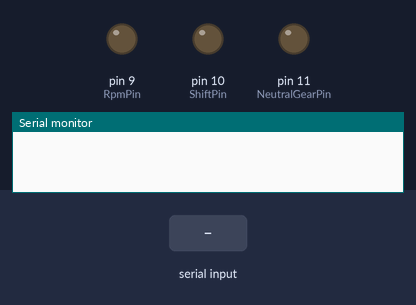
Bench run of a sketch on a simulated Arduino Leonardo, built with avr-gcc and run on an emulated ATmega32U4. Shown: output pins drawn as LEDs (lit = HIGH), the last lines printed to the serial monitor. The inputs (shaded band) are chosen by the test bench.

Above: at 1.2 s.
1.3 s: "90,45,200\n" received over Serial
At 1.9 s:
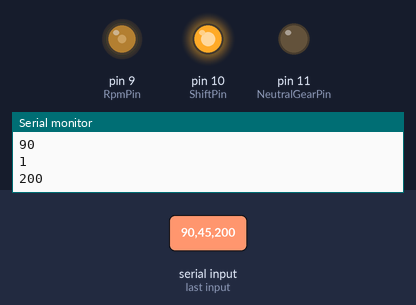
2.8 s: "30,150,10\n" received over Serial
At 4.0 s:
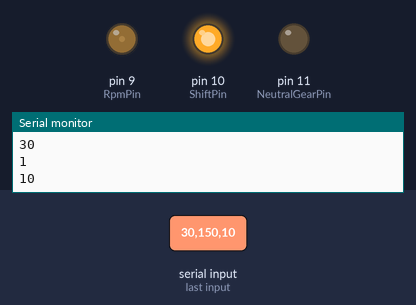
4.3 s: "200\n" received over Serial
At 5.4 s:
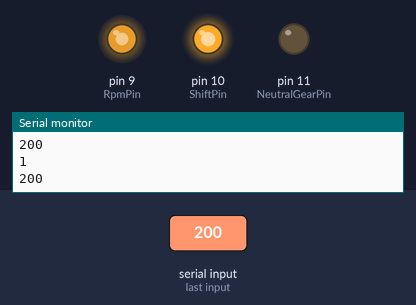
5.8 s: "90,45\n" received over Serial
At 6.5 s:
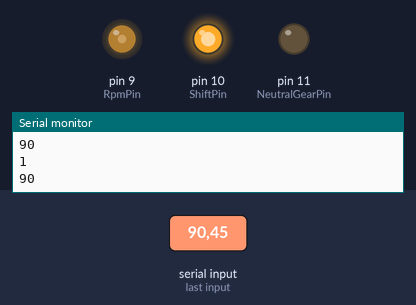
7.3 s: "30,150\n" received over Serial
At 7.6 s:
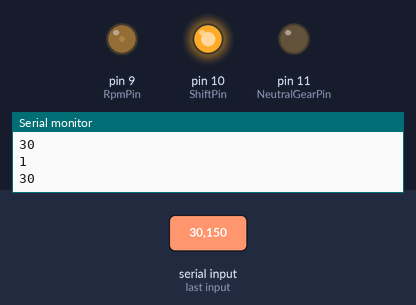
Timing chart, 0 to 9.8 s (numbered marks = the images above; inputs shaded):
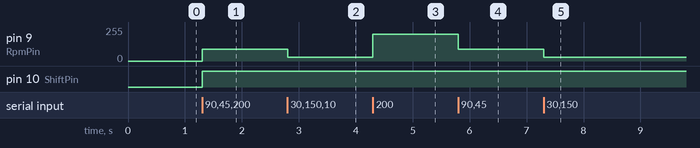

The sketch:

RPMserialInput.ino
```cpp
//  http://bildr.org/2011/03/high-power-control-with-arduino-and-tip120/
// PWM pin connected to base of transistor
const int RpmPin = 9;

// TODO  wire shift light
const int ShiftPin = 10;

// TODO  wire neutral light
const int NeutralGearPin = 11;

// the setup routine runs once when you press reset
void setup()
{
  // pen serial communications and wait for port to open:
  Serial.begin(9600);
  while (!Serial)
  {
    // wait for serial port to connect. Needed for Leonardo only
    NULL;
  }

  // initialize the digital pins as an output.
  pinMode(RpmPin, OUTPUT);
  pinMode(ShiftPin, OUTPUT);
  pinMode(NeutralGearPin, OUTPUT);
}

// the loop routine runs over and over again forever
void loop()
{
  if (Serial.available() > 0)
  {
    ProcessSerial();
  }

  delay(1);
}

// format of string:
//    RPMval,shift,gear
//    [int],[bool],[int]
//
//  RPMval = engine RPM as a value [0, 255]
//            This will be sent directly to the tachometer
//            via the PWM pin.  The host PC is responsible
//            for mapping engine RPM to [0, 255].
//  shift  = true (1) to turn on shift light
//  gear   = current gear [0, 6]
//            0 to turn on neutral light
// eg:
//    180,1,3
void ProcessSerial()
{
  const char Separator = ',';
  const char Terminator = '\n';

  String bikeInfo = Serial.readStringUntil(Terminator);

  int firstSepIdx = bikeInfo.indexOf(Separator);
  int secondSepIdx = bikeInfo.indexOf(Separator, firstSepIdx + 1);

  String rpmStr = bikeInfo.substring(0, firstSepIdx);
  String shiftStr = bikeInfo.substring(firstSepIdx + 1, secondSepIdx);
  String gearStr = bikeInfo.substring(secondSepIdx + 1); // To the end of the string

  int rpm = rpmStr.toInt();
  boolean shift = shiftStr.toInt();
  int gear = gearStr.toInt();

  Serial.println(rpm);
  Serial.println(shift);
  Serial.println(gear);

  analogWrite(RpmPin, rpm);
  digitalWrite(ShiftPin, shift ? HIGH : LOW);
  digitalWrite(NeutralGearPin, !gear ? HIGH : LOW);
}
```

Measured:
- after the input at 1.3 s, pin 9 (RpmPin): 0/255 → 90/255 at once; pin 10 (ShiftPin): LOW → HIGH at once
- after the input at 2.8 s, pin 9 (RpmPin): 90/255 → 30/255 at once
- after the input at 4.3 s, pin 9 (RpmPin): 30/255 → 200/255 at once
- after the input at 5.8 s, pin 9 (RpmPin): 200/255 → 90/255 at once
- after the input at 7.3 s, pin 9 (RpmPin): 90/255 → 30/255 at once
